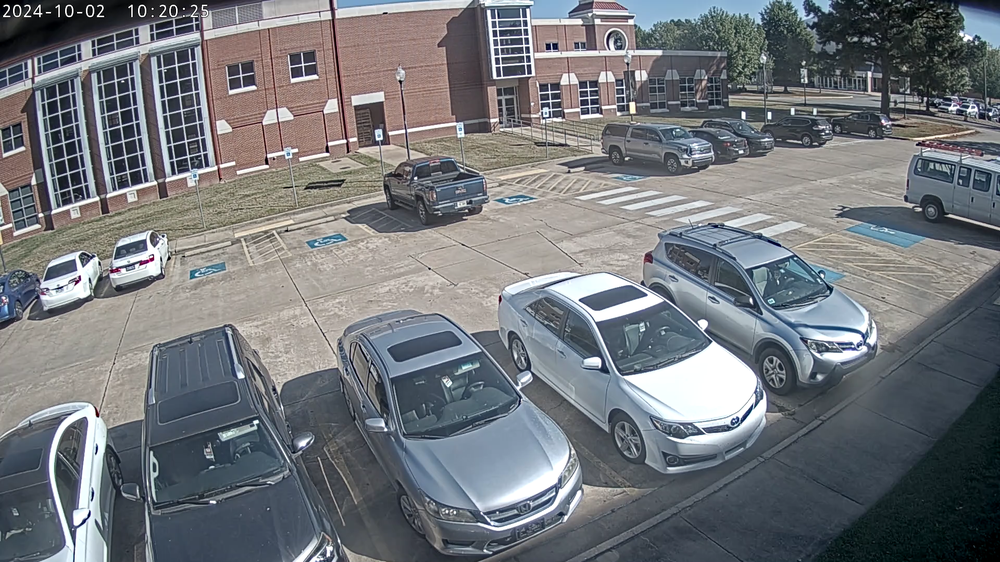
#> input picture AAlotNorth2.png, 1000 x 562 px, shrunk from 1920 x 1080 before the run
$ python set_regions.py AAlotNorth2.png
#> lines starting #> are read from the running program, lines starting #| are printed output that depends on the picture
import os
import numpy as np
import cv2
import pickle
import argparse
import matplotlib.pyplot as plt
from matplotlib.patches import Polygon
from matplotlib.widgets import PolygonSelector
from matplotlib.collections import PatchCollection

points = []
prev_points = []
patches = []
total_points = []
breaker = False

class SelectFromCollection(object):
    def __init__(self, ax):
        self.canvas = ax.figure.canvas
        self.poly = PolygonSelector(ax, self.onselect)
        self.ind = []

    def onselect(self, verts):
        global points
        points = verts
        self.canvas.draw_idle()

    def disconnect(self):
        self.poly.disconnect_events()
        self.canvas.draw_idle()

def break_loop(event):
    global breaker
    global globSelect
    global savePath
    if event.key == 'b':
        globSelect.disconnect()
        if os.path.exists(savePath):
            os.remove(savePath)

        print("data saved in " + savePath + " file")
        with open(savePath, 'wb') as f:
            pickle.dump(total_points, f, protocol=pickle.HIGHEST_PROTOCOL)
        exit()

def onkeypress(event):
    global points, prev_points, total_points
    if event.key == 'n':
        pts = np.array(points, dtype=np.int32)
        if points != prev_points and len(set(points)) == 4:
            print("Points : " + str(pts))
            patches.append(Polygon(pts))
            total_points.append(pts)
            prev_points = points

if __name__ == '__main__':
    parser = argparse.ArgumentParser()
    parser.add_argument('image_path', help="Path of image file")
    parser.add_argument('--out_file', help="Name of the output file", default="regions.p")
    args = parser.parse_args()

    global globSelect
    global savePath
    savePath = args.out_file if args.out_file.endswith(".p") else args.out_file + ".p"

    print("\n> Select a region in the figure by enclosing them within a quadrilateral.")
    print("> Press the 'f' key to go full screen.")
    print("> Press the 'esc' key to discard current quadrilateral.")
    print("> Try holding the 'shift' key to move all of the vertices.")
    print("> Try holding the 'ctrl' key to move a single vertex.")
    print("> After marking a quadrilateral press 'n' to save current quadrilateral and then press 'q' to start marking a new quadrilateral")
    print("> When you are done press 'b' to Exit the program\n")

    # Load the image from the specified path
    image = cv2.imread(args.image_path)
#> image is the input picture: shape (562, 1000, 3); mean B, G, R 122.3, 117.9, 114.6
    if image is None:
        print(f"Error: Could not read image {args.image_path}")
        exit(1)

    # Convert BGR to RGB for displaying
    rgb_image = cv2.cvtColor(image, cv2.COLOR_BGR2RGB)

    # Start the annotation loop
    while True:
        fig, ax = plt.subplots()
        ax.imshow(rgb_image)

        # Create a PatchCollection for displaying polygons
        p = PatchCollection(patches, alpha=0.7)
        p.set_array(10 * np.ones(len(patches)))
        ax.add_collection(p)

        # Set up the polygon selector
        globSelect = SelectFromCollection(ax)

        # Connect event handlers for key presses
        bbox = plt.connect('key_press_event', onkeypress)
        break_event = plt.connect('key_press_event', break_loop)

        # Show the plot and wait for user interaction
        plt.show()
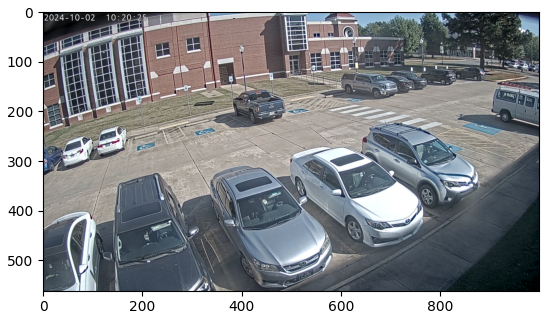
#> figure drawn by matplotlib, 1 panel

        # Disconnect the polygon selector
        globSelect.disconnect()
